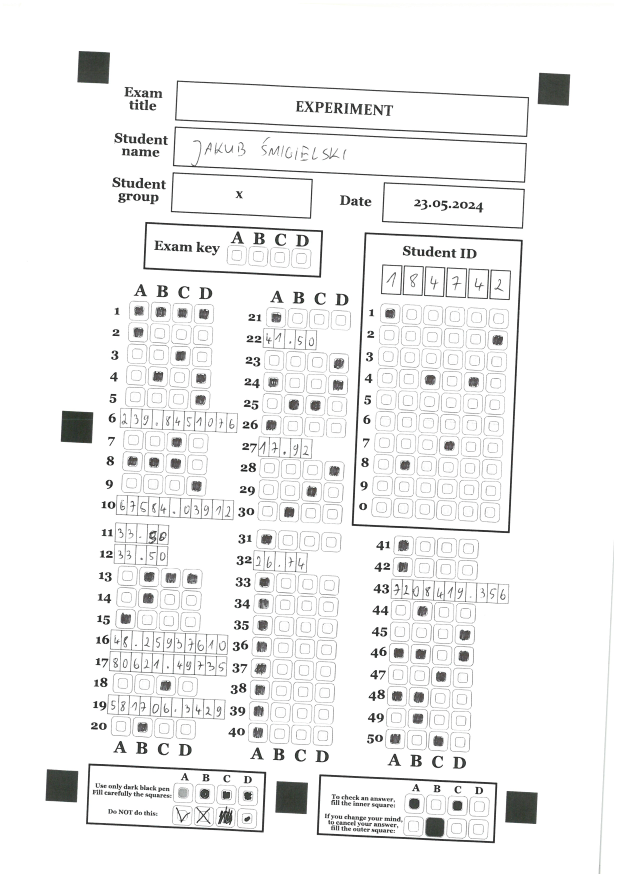
#> input picture research/exam-sheets-anonymization/test_sth/CC/DD/orig.jpg, 2480 x 3507 px (shown at 1/4 size)
$ python -i utils.py   (imports and definitions only)
#> lines starting #> are read from the running program, lines starting #| are printed output that depends on the picture; after the words box and inside, x2 and y2 are one past the last pixel; in counts of white or black regions, pixels touching at a corner belong together
#> further down, picture is the input picture: shape (3507, 2480, 3); mean B, G, R 241.8, 241.9, 241.8
from pdf2image import convert_from_path
import cv2
import numpy as np
import matplotlib.pyplot as plt
import math
from random import randint
from pathlib import Path

def detect_black_squares(image):
  """
  Detect all black squares in the image
  Detection is based on detecting all squares,
  then selecting the largest one (max area)
  and filtering those that are similar to it.
  """
  gray = cv2.cvtColor(image, cv2.COLOR_BGR2GRAY)

  countours = []

  # adaptive threshold
  thresh = cv2.adaptiveThreshold(gray,255,cv2.ADAPTIVE_THRESH_GAUSSIAN_C, cv2.THRESH_BINARY_INV,51,9)
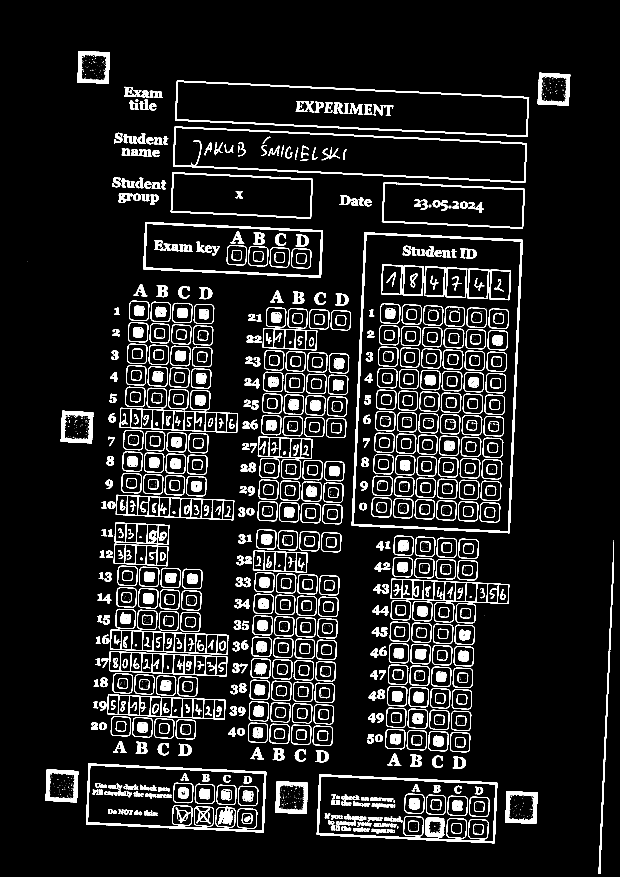
#> thresh: shape (3507, 2480) (shown at 1/4 size); 7.6% white; 2110 white regions (1144 under 20 px)

  # Fill rectangular contours
  cnts = cv2.findContours(thresh, cv2.RETR_EXTERNAL, cv2.CHAIN_APPROX_SIMPLE)
#> cnts = 355 contours, 16 with area under 20; largest, box (x1, y1, x2, y2) and area: (1407, 929, 2091, 2133) 741543, (700, 322, 2117, 548) 224127, (692, 506, 2108, 731) 222686, (1267, 3097, 1990, 3373) 172068, (344, 3054, 1065, 3330) 171736
  cnts = cnts[0] if len(cnts) == 2 else cnts[1]
  for c in cnts:
      cv2.drawContours(thresh, [c], -1, (255,255,255), -1)
#> this loop made 355 passes
#> c on passes 36 to 37: [[1093, 2885], [1093, 2886]], [[1011, 2882], [1013, 2882]]
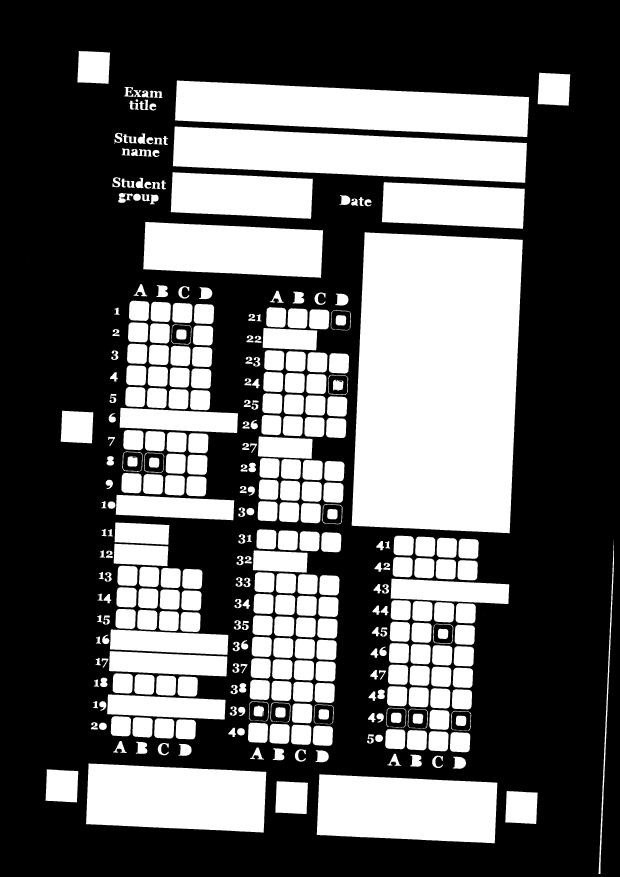
#> thresh: shape (3507, 2480) (shown at 1/4 size); 37.3% white; 355 white regions (13 under 20 px), largest, box (x1, y1, x2, y2) and area: (1407, 929, 2091, 2133) 743347, (700, 322, 2117, 548) 225694, (692, 506, 2108, 731) 224253

  # Morph open
  kernel = cv2.getStructuringElement(cv2.MORPH_RECT, (9,9))
  opening = cv2.morphologyEx(thresh, cv2.MORPH_OPEN, kernel, iterations=4)
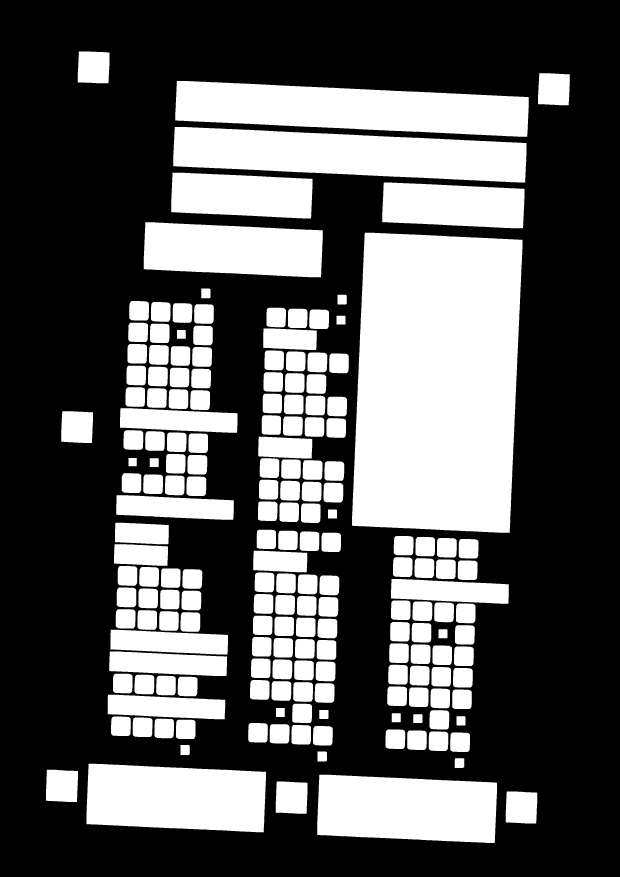
#> opening: shape (3507, 2480) (shown at 1/4 size); 35.8% white; 184 white regions

  contours, _ = cv2.findContours(opening, cv2.RETR_EXTERNAL, cv2.CHAIN_APPROX_SIMPLE)
#> contours = 184 contours; largest, box (x1, y1, x2, y2) and area: (1408, 931, 2090, 2131) 741271, (701, 324, 2115, 547) 223962, (693, 508, 2106, 730) 222512, (1269, 3099, 1988, 3372) 171898, (346, 3055, 1064, 3329) 171596

  black_square_coords = []
  for contour in contours:
      x, y, w, h = cv2.boundingRect(contour)
      ratio = float(w/h)
      approx = cv2.approxPolyDP(contour, 0.01 * cv2.arcLength(contour, True), True)
      if ratio >= 0.95 and ratio <= 1.05 and len(approx) == 4: # +/- 5%
        black_square_coords.append((w * h, contour))
#> this loop made 184 passes
#> (x, y, w, h, ratio) on passes 6 to 8: (1819, 3033, 38, 39, 0.974), (1270, 3006, 38, 40, 0.95), (722, 2980, 37, 40, 0.925)
#> after the loop, black_square_coords = 11 items
  black_square_coords.sort(key=lambda x: x[0], reverse=True)

  for i in range(len(black_square_coords)):
    reference_area = black_square_coords[i][0]

    filtered_squares = [square for square in black_square_coords if abs(square[0] - reference_area) <= 0.3 * reference_area] # +/- 30%
    if len(filtered_squares) == 6:
      return filtered_squares
#> this loop made 1 pass
#> reference_area on pass 1: 16512
  raise Exception("Couldn't find squares")


# [132 lines left out: functions detect_rotation_angle, rotate_image, check_horizontal_line, check_vertical_line, find_bottom_left_square, find_extreme_squares and 1 more, not called in this run]

>>> import cv2
>>> picture = cv2.imread('test_sth/CC/DD/orig.jpg')
>>> result = detect_black_squares(picture)
#> result = 6 items
